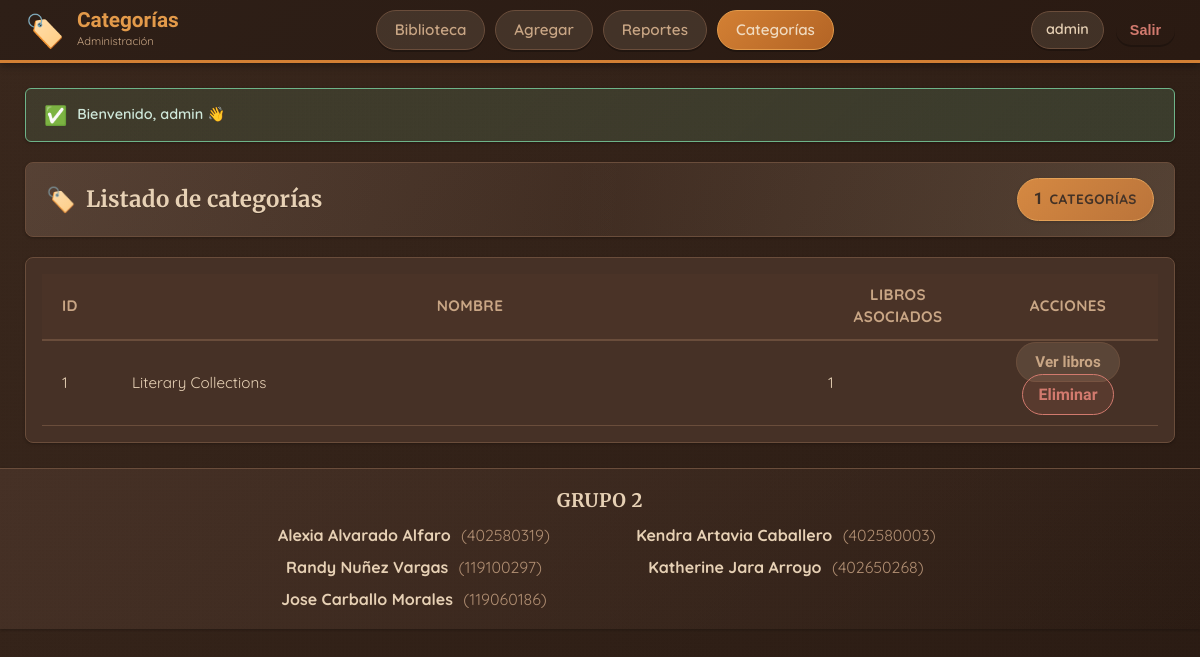
The app's page /categories.php (signed in) with its own data.
### tables this page shows
CREATE TABLE categories (
  id   INTEGER PRIMARY KEY AUTOINCREMENT,
  name TEXT NOT NULL UNIQUE
);

### categories.php (the view, shortened to what this page needs)
<?php
function h($s){ return htmlspecialchars((string)$s, ENT_QUOTES, 'UTF-8'); }
$pdo = null;
try {
  require_once __DIR__ . '/config/database.php';
  $pdo->setAttribute(PDO::ATTR_ERRMODE, PDO::ERRMODE_EXCEPTION);
} catch (Throwable $e) {
  redirect('install.php');
}
$rows = [];
try {
  $stmt = $pdo->query("
    SELECT c.id, c.name,
           (SELECT COUNT(*) FROM book_category bc WHERE bc.category_id = c.id) AS count_books
    FROM categories c
    ORDER BY LOWER(c.name)
  ");
  $rows = $stmt->fetchAll(PDO::FETCH_ASSOC);
} catch (Throwable $e) { $rows = []; }
$message      = $_SESSION['flash']      ?? '';
$message_type = $_SESSION['flash_type'] ?? 'success';
?>
<!DOCTYPE html>
<html lang="es">
<head>
  <link rel="stylesheet" href="assets/css/style.css" />
</head>
<body>
  <nav class="top-navbar">
    <div class="navbar-container">
      <div class="navbar-brand">
        <span class="brand-icon">🏷️</span>
        <div class="brand-text">
          <h1>Categorías</h1>
          <small class="brand-subtitle">Administración</small>
        </div>
      </div>
      <div class="navbar-menu">
        <a class="menu-item" href="index.php">Biblioteca</a>
        <a class="menu-item" href="add.php">Agregar</a>
        <a class="menu-item" href="reports.php">Reportes</a>
        <a class="menu-item active" href="categories.php">Categorías</a>
      </div>
      <div class="navbar-user">
        <div class="user-name"><span><?= h($_SESSION['username'] ?? 'usuario') ?></span></div>
        <form action="logout.php" method="post" style="display:inline">
          <button type="submit" class="logout-link" style="background:none;border:none;cursor:pointer">
            Salir
          </button>
        </form>
      </div>
    </div>
  </nav>
  <div class="container">
    <?php if (!empty($message)): ?>
      <div class="alert alert-<?= h($message_type) ?>">
        <span class="alert-icon"><?= $message_type === 'success' ? '✅' : '⚠️' ?></span>
        <span><?= h($message) ?></span>
      </div>
    <?php endif; ?>
    <div class="page-header-bar">
      <div class="header-title">
        <span class="title-icon">🏷️</span>
        <h2>Listado de categorías</h2>
      </div>
      <div class="counter-compact">
        <span class="count-num"><?= count($rows) ?></span> categorías
      </div>
    </div>
    <section class="card">
      <table class="table-compact">
        <thead>
          <tr>
            <th style="width:80px;">ID</th>
            <th>Nombre</th>
            <th style="width:160px;">Libros asociados</th>
            <th style="width:180px;">Acciones</th>
          </tr>
        </thead>
        <tbody>
          <?php if (empty($rows)): ?>
            <tr><td colspan="4" class="text-muted">Sin categorías.</td></tr>
          <?php else: ?>
            <?php foreach ($rows as $r): ?>
              <tr>
                <td><?= (int)$r['id'] ?></td>
                <td><?= h((string)$r['name']) ?></td>
                <td><?= (int)$r['count_books'] ?></td>
                <td>
                  <a class="btn btn-secondary" href="index.php?cat=<?= (int)$r['id'] ?>">Ver libros</a>
                  <?php if ((int)$r['count_books'] === 0): ?>
                    <form method="post" style="display:inline" onsubmit="return confirm('¿Eliminar esta categoría?');">
                      <input type="hidden" name="csrf" value="<?= h($_SESSION['csrf']) ?>">
                      <input type="hidden" name="delete_id" value="<?= (int)$r['id'] ?>">
                      <button type="submit" class="btn btn-danger">Eliminar</button>
                    </form>
                  <?php else: ?>
                    <button class="btn btn-danger" disabled title="No se puede eliminar: en uso">Eliminar</button>
                  <?php endif; ?>
                </td>
              </tr>
            <?php endforeach; ?>
          <?php endif; ?>
        </tbody>
      </table>
    </section>
  </div>
  <footer class="site-footer">
    <h3 class="footer-title">Grupo 2</h3>
    <ul class="footer-grid">
      <li><span class="name">Alexia Alvarado Alfaro</span> <span class="id">(402580319)</span></li>
      <li><span class="name">Kendra Artavia Caballero</span> <span class="id">(402580003)</span></li>
      <li><span class="name">Randy Nuñez Vargas</span> <span class="id">(119100297)</span></li>
      <li><span class="name">Katherine Jara Arroyo</span> <span class="id">(402650268)</span></li>
      <li><span class="name">Jose Carballo Morales</span> <span class="id">(119060186)</span></li>
    </ul>
  </footer>
</body>
</html>

### records on screen
categories: id "1", name "Literary Collections", count_books "1"

### other values on screen
$_SESSION['username'] "admin"
$message "Bienvenido, admin 👋"
count($rows) "1"
